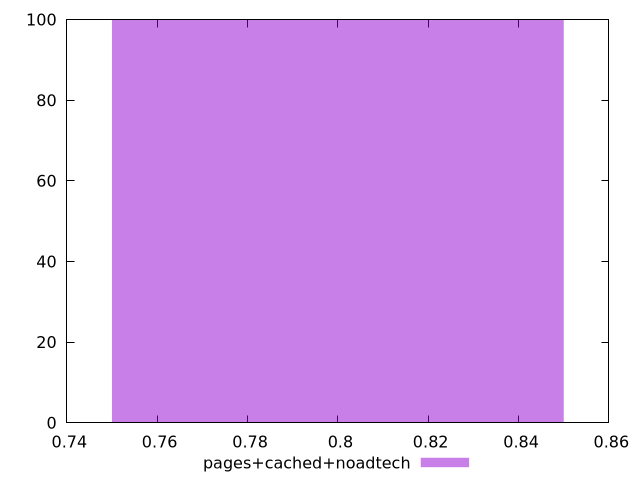

The gnuplot source for this figure:
$_pagesCachedNoadtech <<EOF
0.8 100
EOF
set key outside below
set terminal pngcairo
set output "report_00006_2020-11-02T20-21-41.718Z/unused-css-rules/pages+cached+noadtech//hist.png"
set yrange [0:100]
set boxwidth 0.1
set style fill transparent solid 0.5 noborder
plot $_pagesCachedNoadtech title "pages+cached+noadtech" with boxes ,
